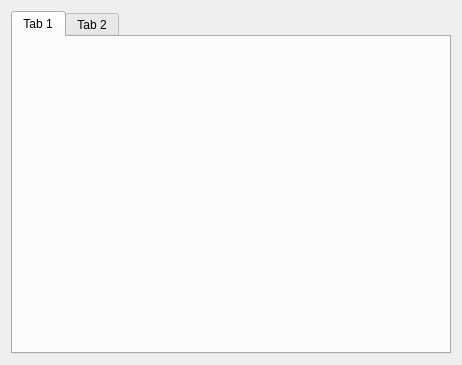
<?xml version="1.0" encoding="UTF-8"?>
<ui version="4.0">
 <class>MapDatoContaminanteAforoListClass</class>
 <widget class="DataList" name="MapDatoContaminanteAforoListClass">
  <property name="geometry">
   <rect>
    <x>0</x>
    <y>0</y>
    <width>462</width>
    <height>365</height>
   </rect>
  </property>
  <property name="windowTitle">
   <string>Datos de conversión de contaminantes por aforo</string>
  </property>
  <layout class="QVBoxLayout" name="verticalLayout">
   <item>
    <widget class="TTabWidget" name="tab_3">
     <widget class="QWidget" name="tab">
      <attribute name="title">
       <string>Tab 1</string>
      </attribute>
      <layout class="QVBoxLayout" name="verticalLayout_2">
       <item>
        <widget class="TSqlTableNavigator" name="nav">
         <property name="showButtons">
          <bool>false</bool>
         </property>
        </widget>
       </item>
      </layout>
     </widget>
     <widget class="QWidget" name="tab_2">
      <attribute name="title">
       <string>Tab 2</string>
      </attribute>
     </widget>
    </widget>
   </item>
  </layout>
 </widget>
 <customwidgets>
  <customwidget>
   <class>DataList</class>
   <extends>QWidget</extends>
   <header location="global">widgets/datalist.h</header>
   <container>1</container>
  </customwidget>
  <customwidget>
   <class>TTabWidget</class>
   <extends>QTabWidget</extends>
   <header>ts.h</header>
   <container>1</container>
  </customwidget>
  <customwidget>
   <class>TSqlTableNavigator</class>
   <extends>QWidget</extends>
   <header>ts.h</header>
  </customwidget>
 </customwidgets>
 <resources/>
 <connections/>
</ui>
